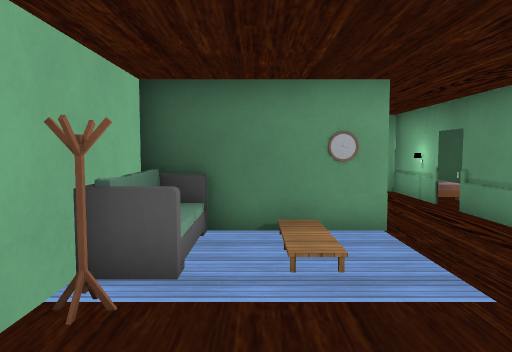
[1] (above)

12 first-person views from a walk through a 3-D level made in the Godot game engine. The camera is 1.4 m above the floor, tilts 4° down and sees 70° across. The floor is counted in squares, 1 m on a side. Each view is taken from the middle of a square. On the plan, view 1 faces up. The plan holds only what a view shows up to about 16 squares ahead; the rest is blank. The place goes on beyond the plan. Door leaves are left out where a doorway can be walked through. Some surface patterns are stand-ins.

[2]
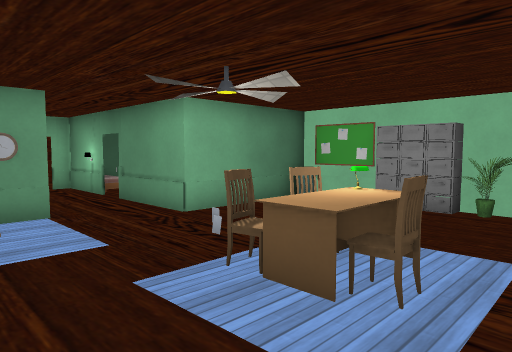

[3]
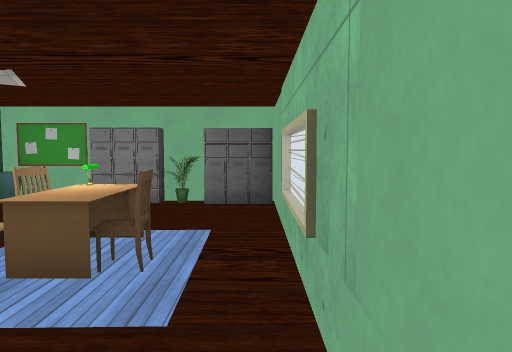

[4]
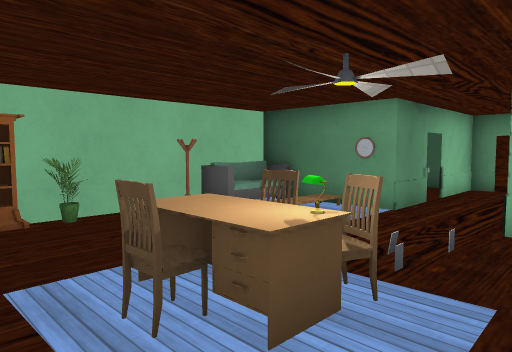

[5]
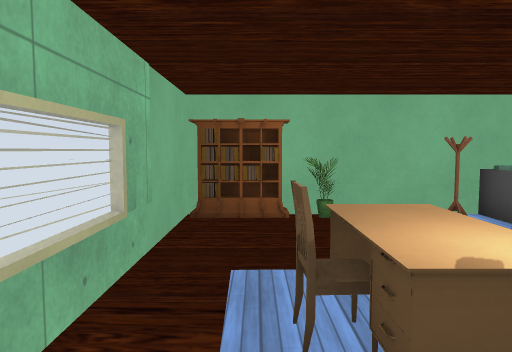

[6]
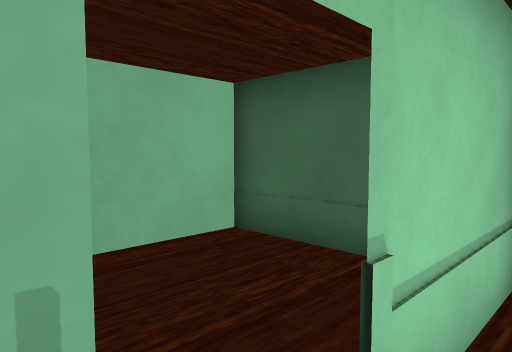

[7]
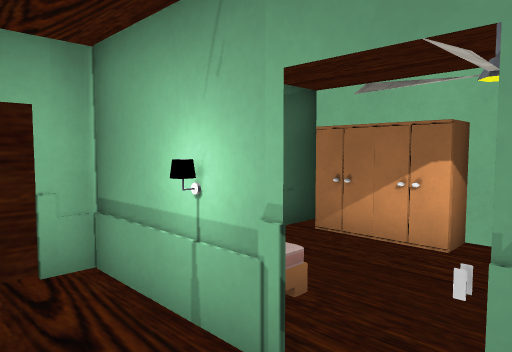

[8]
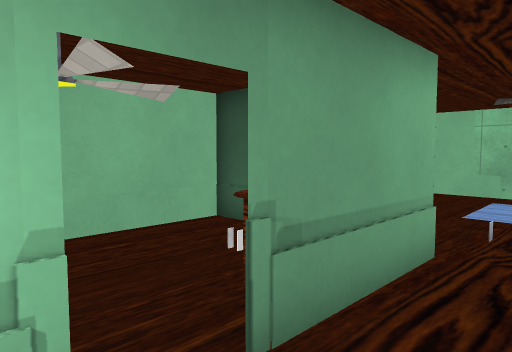

[9]
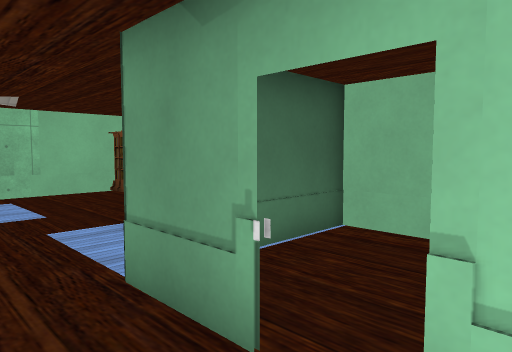

[10]
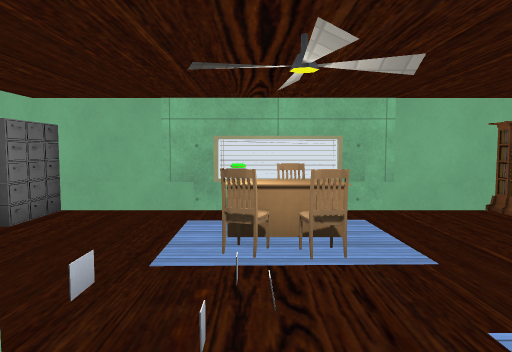

[11]
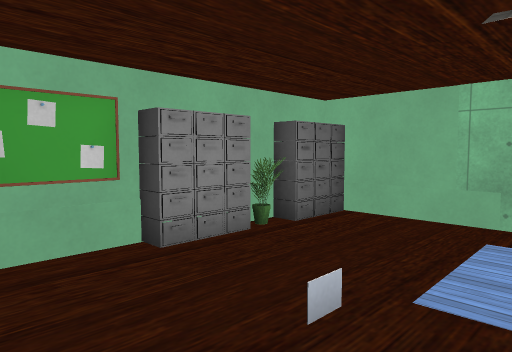

[12]
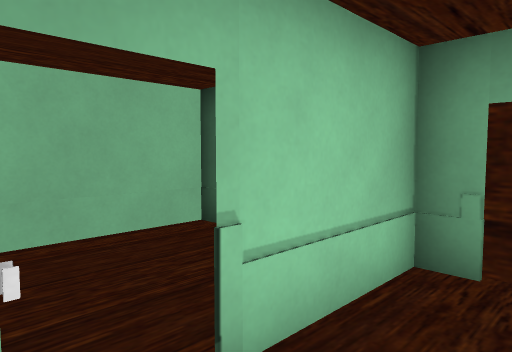

### Floor plan
Ten units are one square. View 1 is at (0, 0); x grows to the right and y downward. Boxes are objects, and circles mark ways between rooms. Rooms are numbered by the first view taken in them; rooms with no view inside come last. Other rooms are left out.
<svg viewBox="-30 -130 130 160">
<path fill="none" stroke="#000" d="M91 -25 91 -50M-20 -59 -20 -4M23 -84 23 -63 -20 -63M-20 25 90 25M93 -50 47 -50 47 -85M47 -94 47 -124M23 -125 23 -94M27 -6 27 4M36 3 27 3 27 -6 30 -6M92 -124 40 -124M81 -50 93 -50M91 -50 91 -97M31 -124 -20 -124 -20 -59M-20 -63 4 -63"/>
<rect x="-25" y="5" width="10" height="10" fill="#bbb"><title>shelf</title></rect>
<rect x="-25" y="-5" width="10" height="10" fill="#bbb"><title>other object</title></rect>
<rect x="-25" y="-35" width="10" height="10" fill="#bbb"><title>other object</title></rect>
<rect x="-15" y="-45" width="10" height="10" fill="#bbb"><title>sofa</title></rect>
<rect x="25" y="5" width="10" height="10" fill="#bbb"><title>other object</title></rect>
<rect x="25" y="-15" width="10" height="10" fill="#bbb"><title>other object</title></rect>
<rect x="35" y="-5" width="10" height="10" fill="#bbb"><title>other object</title></rect>
<rect x="35" y="-15" width="10" height="10" fill="#bbb"><title>other object</title></rect>
<rect x="85" y="15" width="10" height="10" fill="#bbb"><title>locker</title></rect>
<rect x="85" y="5" width="10" height="10" fill="#bbb"><title>locker</title></rect>
<rect x="85" y="-5" width="10" height="10" fill="#bbb"><title>other object</title></rect>
<rect x="85" y="-15" width="10" height="10" fill="#bbb"><title>locker</title></rect>
<rect x="85" y="-25" width="10" height="10" fill="#bbb"><title>locker</title></rect>
<rect x="75" y="-105" width="10" height="10" fill="#bbb"><title>shelf</title></rect>
<rect x="75" y="-115" width="10" height="10" fill="#bbb"><title>shelf</title></rect>
<circle cx="50" cy="-90" r="3" fill="#2a7"/>
<circle cx="20" cy="-90" r="3" fill="#2a7"/>
<text x="30" y="-20">1</text>
<text x="70" y="-90">2</text>
<text x="0" y="-100">3</text>
</svg>
Room 1 opens to room 2. Room 1 opens to room 3.

Where each view was taken, in squares from view 1:
view 1: 0 up, 0 right, facing up
view 2: 2 down, 0 right, facing up-right
view 3: 2 down, 1 left, facing right
view 4: 2 down, 6 right, facing up-left
view 5: 1 down, 6 right, facing left
view 6: 8 up, 3 right, facing up-left
view 7: 8 up, 3 right, facing up-right
view 8: 10 up, 3 right, facing down-right
view 9: 10 up, 4 right, facing down-left
view 10: 6 up, 4 right, facing down
view 11: 5 up, 4 right, facing down-right
view 12: 8 up, 4 right, facing up-left
